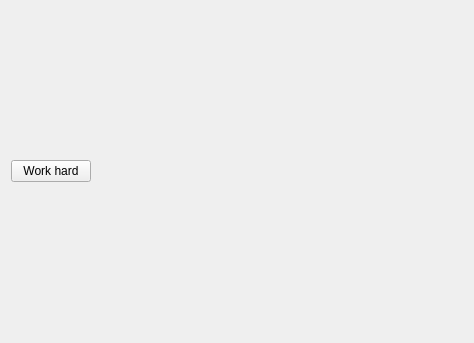
<?xml version="1.0" encoding="UTF-8"?>
<ui version="4.0">
 <class>Widget</class>
 <widget class="QWidget" name="Widget">
  <property name="geometry">
   <rect>
    <x>0</x>
    <y>0</y>
    <width>474</width>
    <height>343</height>
   </rect>
  </property>
  <property name="windowTitle">
   <string>Widget</string>
  </property>
  <layout class="QHBoxLayout" name="horizontalLayout_2" stretch="1,6">
   <item>
    <layout class="QVBoxLayout" name="verticalLayout" stretch="1">
     <item>
      <widget class="QPushButton" name="btnWorkHard">
       <property name="text">
        <string>Work hard</string>
       </property>
      </widget>
     </item>
    </layout>
   </item>
   <item>
    <widget class="GLWidget" name="glWidget" native="true"/>
   </item>
  </layout>
 </widget>
 <layoutdefault spacing="6" margin="11"/>
 <customwidgets>
  <customwidget>
   <class>GLWidget</class>
   <extends>QWidget</extends>
   <header>glwidget.h</header>
   <container>1</container>
  </customwidget>
 </customwidgets>
 <resources/>
 <connections/>
</ui>
